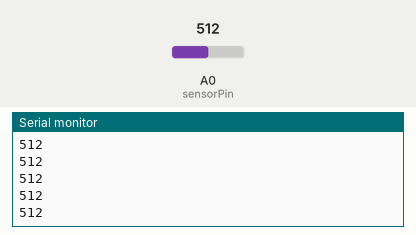
This sketch was run on a simulated Arduino Uno, built with avr-gcc and run on an emulated ATmega328P. On the bench: the last lines printed to the serial monitor. The inputs (shaded band) are chosen by the test bench; at power-on: A0 (sensorPin) = 512.

Above: at 1.2 s.
1.3 s: A0 (sensorPin) set to 716
At 2.2 s:
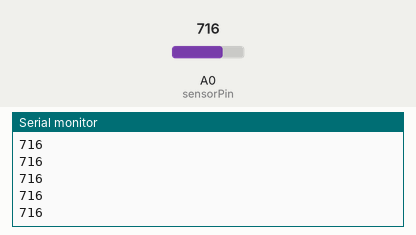
2.8 s: A0 (sensorPin) set to 900
At 3.6 s:
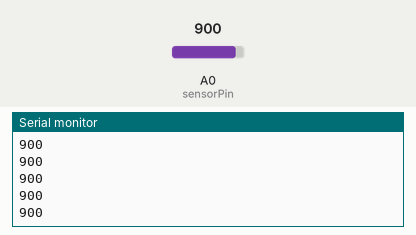
Timing chart, 0 to 5.8 s (numbered marks = the images above; inputs shaded):
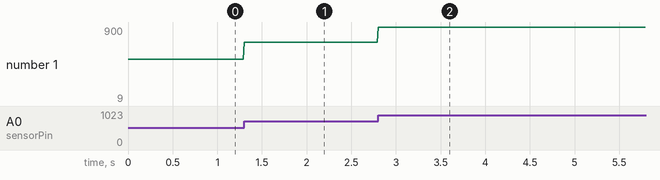

Measured:
- after the input at 1.3 s, the serial monitor: prints a new line at once (image 1)
- after the input at 2.8 s, the serial monitor: prints a new line at once (image 2)
- plotted number 1: 512 → 716 after the input at 1.3 s, 716 → 9 after the input at 2.8 s

The sketch:

weight-led.ino
```cpp
//sensorpin은 센서에 압력센서에 연결한 아날로그 핀(0번)
int sensorPin = 0;
//ledPin은 LED에 견결한 핀(9번)
//int ledPin = 9;

void setup( ){

   //시리얼 통신 속도 설정
  Serial.begin(9600);
  //ledPin을 출력으로 설정
  //pinMode(ledPin, OUTPUT);

}

void loop( ){

  //센서 값을 읽어 들인다
  int value = analogRead(sensorPin);
  //읽어 들인 값으로 LED의 밝기를 구하고 LED의 밝기 바꿈
  int intensity = map(value, 0, 1023, 0, 255);
  //압력센서값을 시리얼 모니터로 출력
  Serial.println(value);
  //analogWrite(ledPin, intensity);
  //10ms 동안 대기
  delay(10);

}
```
